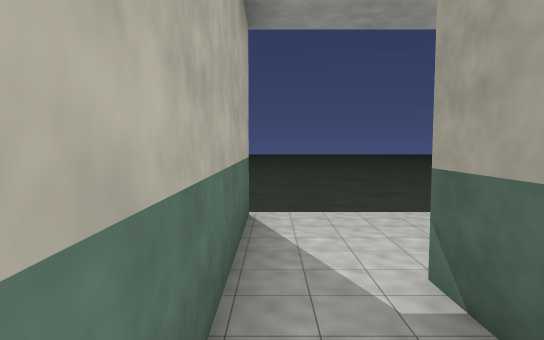
View 1 (above)

21 first-person views from a walk through a scene from a Unity 3-D project. The camera is 1.2 m above the floor, tilts 4° down and sees 75° across. The floor is counted in squares, 1 m on a side. Each view is taken from the middle of a square. On the plan, view 1 faces up. The plan holds only what a view shows up to about 14 squares ahead; the rest is blank. The place goes on beyond the plan. The player character is not drawn. Door leaves are left out, so doorways stand open.

View 2
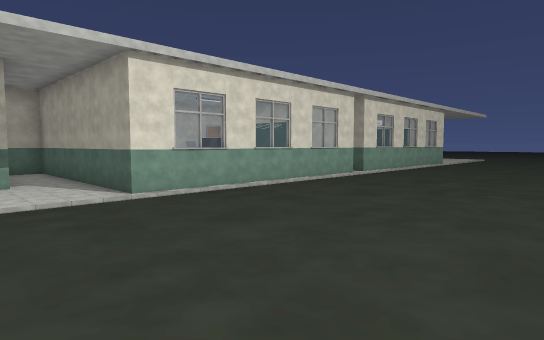

View 3
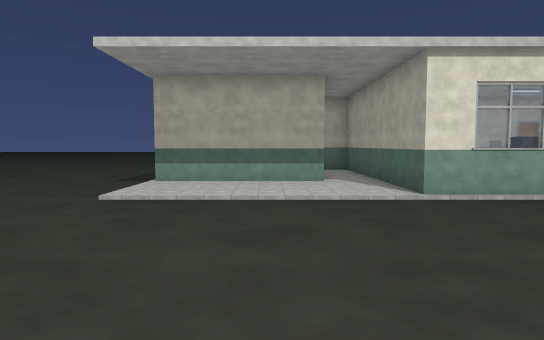

View 4
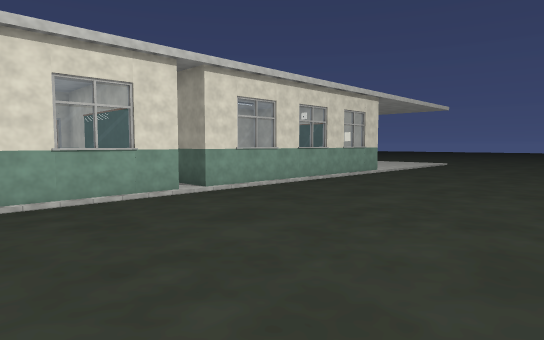

View 5
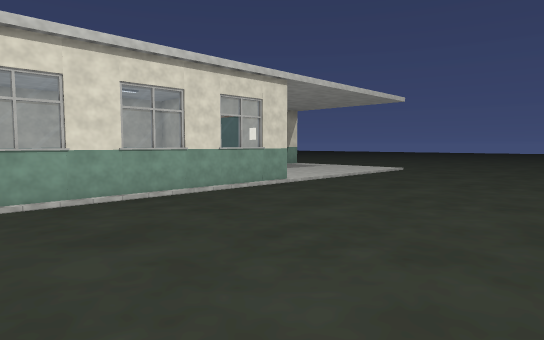

View 6
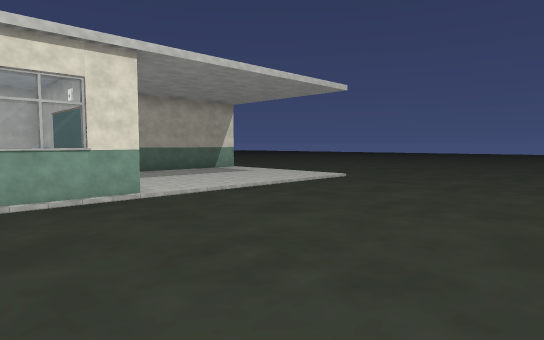

View 7
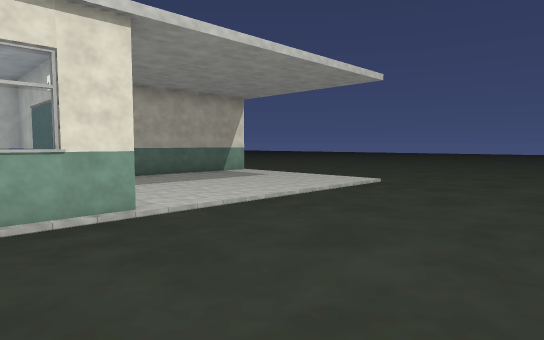

View 8
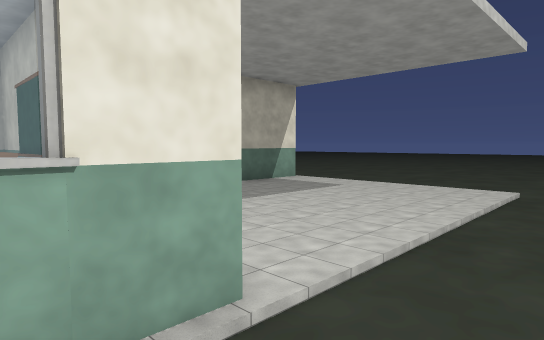

View 9
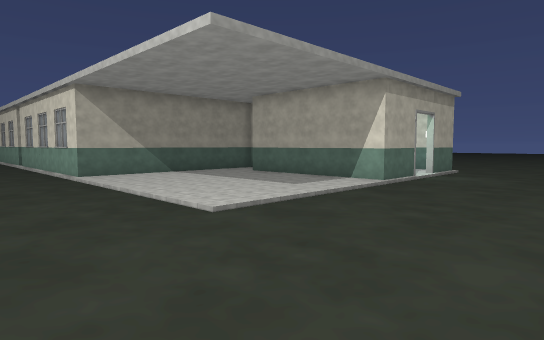

View 10
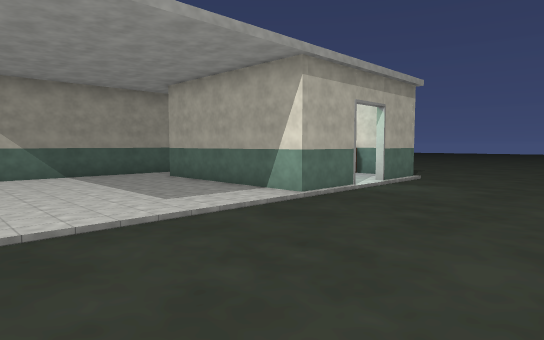

View 11
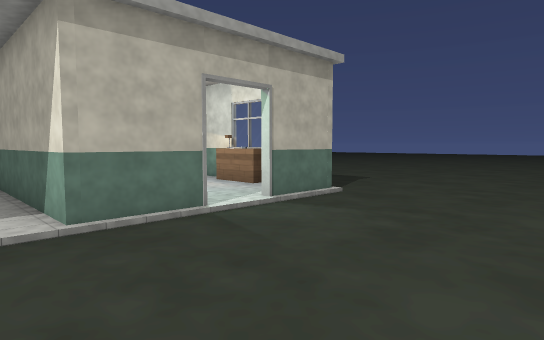

View 12
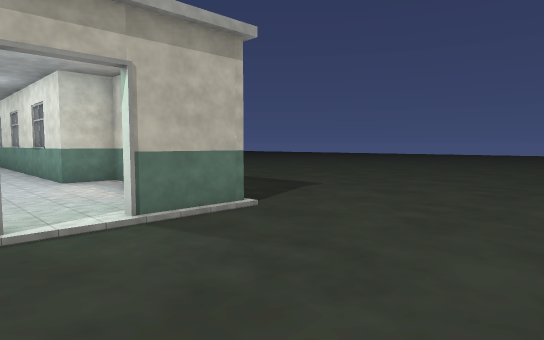

View 13
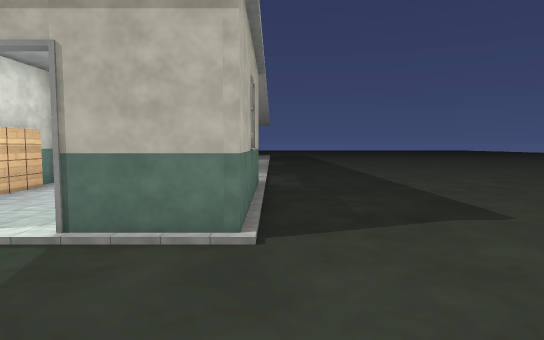

View 14
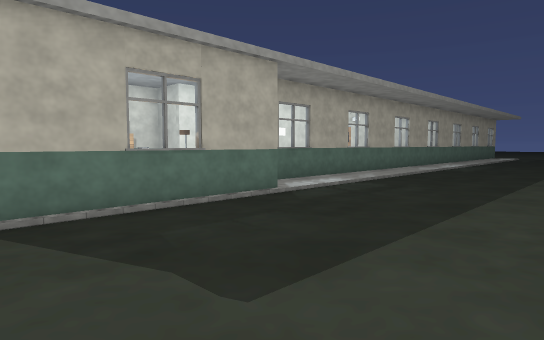

View 15
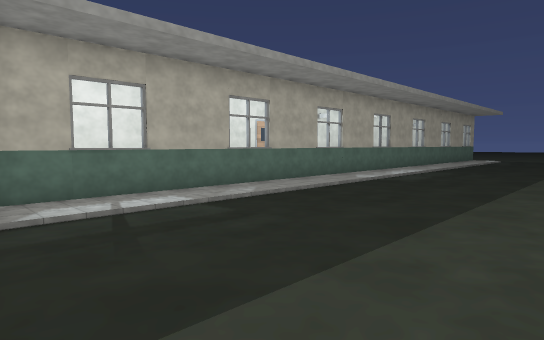

View 16
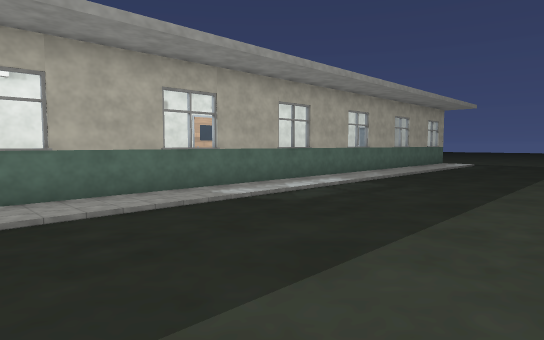

View 17
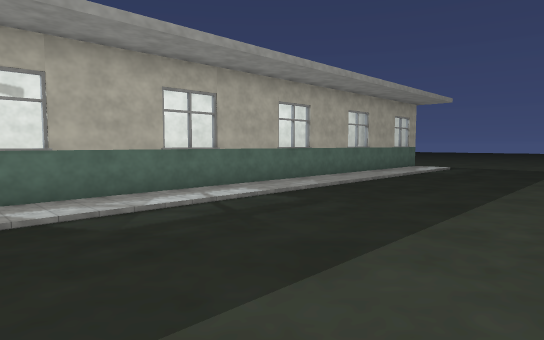

View 18
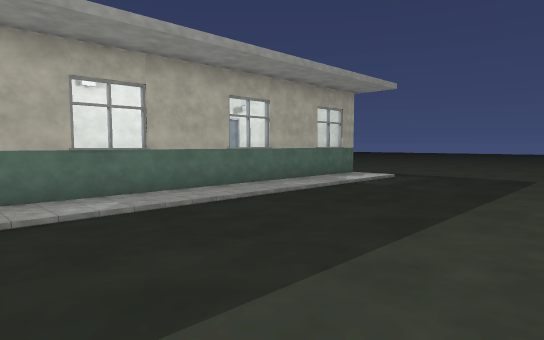

View 19
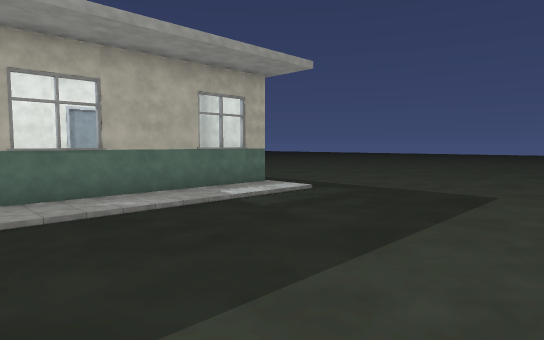

View 20
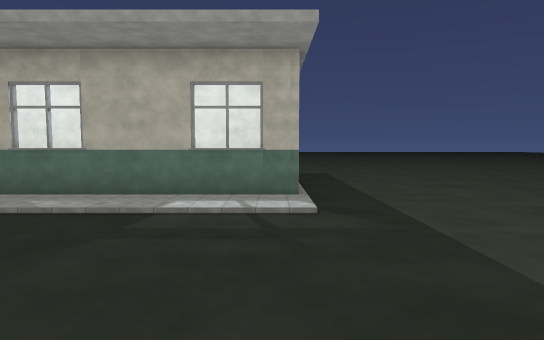

View 21
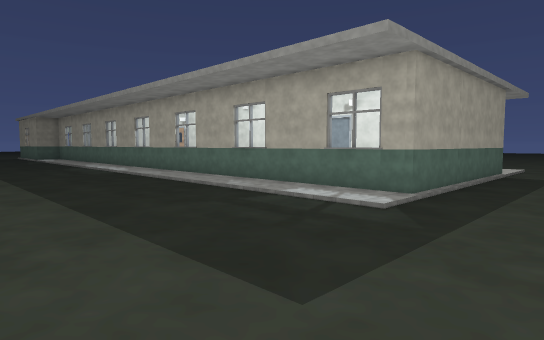

### Floor plan
Points are (right, up) in squares from view 1. A wall is a line through its corners. A room is listed if a view was taken in it or the views show most of it. See-through windows are left out.
Room 1 (view 1)
walls: (-0.4, 2.6) (-0.4, -1.9) (0.8, -1.9)
ways out: opening at (0.5, 3) to room 2
Room 2 (views 2, 3, 4, 5, 6, 7, 8, 9, 10, 11, 12, 13, 14, 15, 16, 17, 18, 19, 20, 21)
walls: (-9.4, -0.1) (-9.4, -1.5); (-13, -2.1) (-14.6, -2.1); (-15, -1.9) (-13, -1.9); (-8.2, -2.1) (-10.6, -2.1); (-9.6, 6.1) (-0.4, 6.1) (-0.4, 2.6); (-16.9, -2.1) (-19, -2.1); (-19.4, -0.1) (-19.4, -1.9) (-18, -1.9); (-19.6, -0.5) (-19.6, 0.6); (-19.6, 3.5) (-19.6, 6.1) (-10.4, 6.1) (-10.4, 4.6); (-19.4, 5) (-19.4, 4.1); (-20.9, -2.1) (-21.6, -2.1) (-21.6, -0.6); (-22.6, -0.4) (-21.4, -0.4); (-21.4, -6.6) (-27.6, -6.6) (-27.6, -4.3); (1.4, 2.4) (1.4, 3.1) (6.6, 3.1) (6.6, -5.1) (-21, -5.1); (-23.8, -6.4) (-21.6, -6.4) (-21.6, -4.9) (-16, -4.9); (-25.2, -6.4) (-24.4, -6.4); (-26.2, -6.4) (-25.5, -6.4); (-27.6, -2.8) (-27.6, -0.4) (-25.1, -0.4); (6.4, -3.6) (6.4, -2.1) (-6.2, -2.1)
low walls: (-25.5, -5.9) (-23.5, -5.9)
ways out: opening at (0.5, 3) to room 1; open door at (-27.5, -3.5)
objects: other object (-26, -1) to (-23, -1); other object (-19, 2); other object (-18, 2); other object (-4, 5) to (-3, 5)

Where each view was taken, in squares from view 1:
view 1: 0 up, 0 right, facing up
view 2: 14 up, 3 right, facing down-left
view 3: 14 up, 3 right, facing down
view 4: 14 up, 5 left, facing down-left
view 5: 14 up, 11 left, facing down-left
view 6: 14 up, 16 left, facing down-left
view 7: 12 up, 17 left, facing down-left
view 8: 8 up, 18 left, facing down-left
view 9: 10 up, 33 left, facing down-right
view 10: 6 up, 33 left, facing down-right
view 11: 1 up, 33 left, facing down-right
view 12: 2 down, 33 left, facing down-right
view 13: 7 down, 32 left, facing right
view 14: 13 down, 28 left, facing up-right
view 15: 13 down, 22 left, facing up-right
view 16: 13 down, 16 left, facing up-right
view 17: 13 down, 12 left, facing up-right
view 18: 13 down, 6 left, facing up-right
view 19: 13 down, 1 left, facing up-right
view 20: 13 down, 6 right, facing up
view 21: 13 down, 10 right, facing up-left
